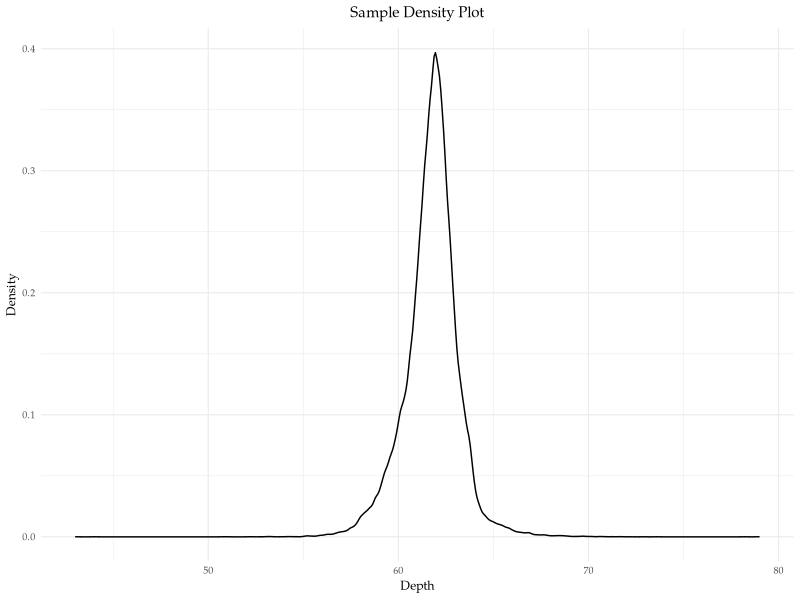
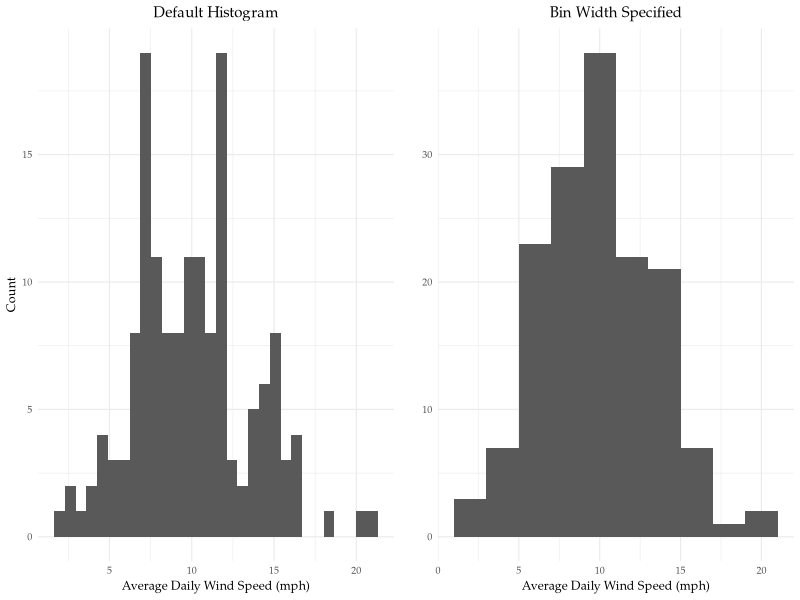
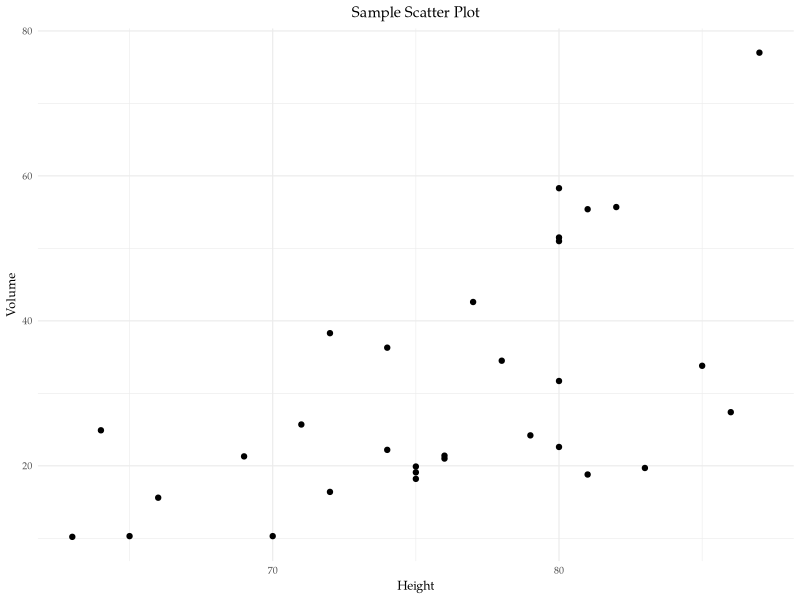
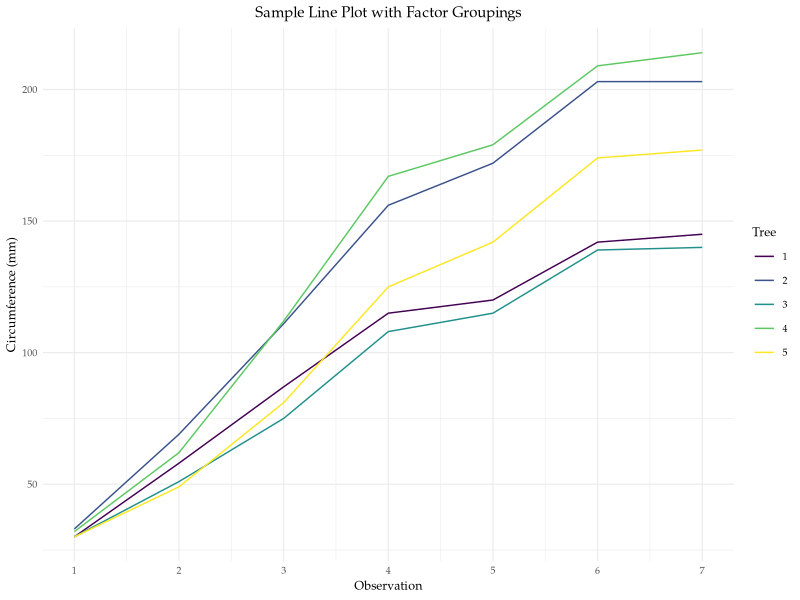

Write the R code that produced these figures, in order.
## ---- chunk 1

knitr::opts_chunk$set(fig.width=4, fig.height=3, fig.align = "center") 

rm(list = ls())

library(ggplot2)

## ---- chunk 2

# Setting options for plot formatting, including font type + size, and title
# alignment, using `minimal` theme

theme_bcg <- theme_minimal(base_size = 9, base_family = "Palatino") + 
  theme(plot.title = element_text(hjust = 0.5))

## ---- chunk 3

# Diamonds samples dataset has prices and other attributes of ~54,000 diamonds.

data(diamonds)

# Generating density plot 

ggplot(data = diamonds, aes(x = depth)) + geom_density() + 
  labs(title = "Sample Density Plot", 
       y = "Density", 
       x = "Depth") + 
  theme_bcg

## ---- chunk 4

# `gridExtra` allows you to print multiple plots together 

library(gridExtra)

# Airquality sample dataset has measurements of temperature, windspeed, and 
# daily air quality in New York from May to September, 1973.

data("airquality")

# Default Histogram

p.1 <- ggplot(data = airquality) + geom_histogram(aes(x = Wind)) + 
  labs(title = "Default Histogram", 
       y = "Count", 
       x = "Average Daily Wind Speed (mph)") + 
  theme_bcg

p.2 <- ggplot(data = airquality) + geom_histogram(aes(x = Wind), binwidth = 2) +
  labs(title = "Bin Width Specified", 
       y = "", 
       x = "Average Daily Wind Speed (mph)") + 
  theme_bcg

# Using `grid.arrange` to print both plots side by side (by setting nrow = 1)

grid.arrange(p.1, p.2, nrow = 1)

## ---- chunk 5

# Trees sample dataset has measurements of the height, weight, and length of
# 31 observations.

data(trees)

# Scatter Plot

ggplot(data = trees) + geom_point(aes(x = Height, y = Volume)) + 
  labs(title = "Sample Scatter Plot", 
       y = "Volume", 
       x = "Height") + 
  theme_bcg

## ---- chunk 6

# Orange sample data set has 7 measurements of age and circumference for 5 
# different oranges (total of 35 observations)

data(Orange)

# Start by creating a observation count by ID variable using `dplyr`. Note that 
# data needs to be in *long* form. 

library(dplyr)

df <- group_by(Orange, Tree) %>% 
  mutate(count = row_number()) 

# Creating re-ordered `tree` factor variable

df$Tree <- factor(df$Tree, levels = c(1,2,3,4,5))

# Line Plot-- notice options for setting x-axis ticks + legend label

ggplot(data = df) + geom_line(aes(x = count, y = circumference, 
                                  color = Tree)) +
  labs(title = "Sample Line Plot with Factor Groupings", 
       y = "Circumference (mm)", x = "Observation",
       color = "Tree") + 
  scale_x_continuous(breaks=seq(1, 7, 1)) + 
  theme_bcg

